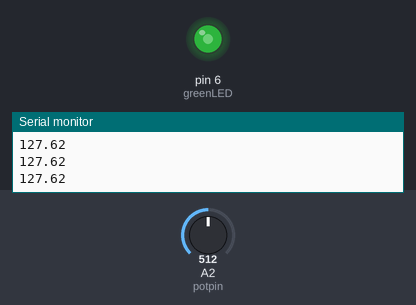
Bench run of a sketch on a simulated Arduino Uno, built with avr-gcc and run on an emulated ATmega328P. Parts: output pins drawn as LEDs (lit = HIGH), the last lines printed to the serial monitor. Inputs (shaded band) come from the test bench; at power-on: A2 (potpin) = 512.

Above: at 1.3 s.
1.4 s: A2 (potpin) set to 716
At 2.5 s:
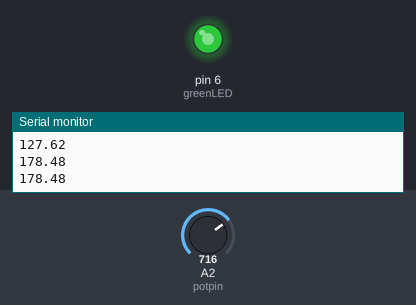
3.0 s: A2 (potpin) set to 900
At 3.7 s:
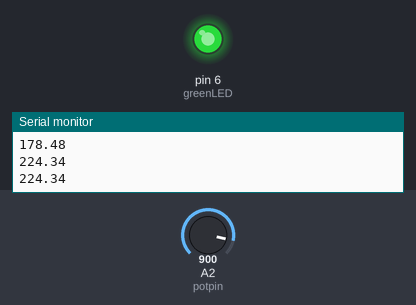
4.5 s: A2 (potpin) set to 122
At 5.0 s:
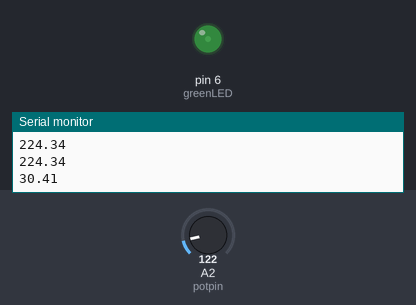
6.0 s: A2 (potpin) set to 0
At 7.2 s:
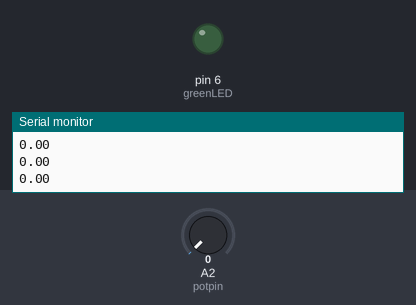
7.5 s: A2 (potpin) set to 511
At 8.5 s:
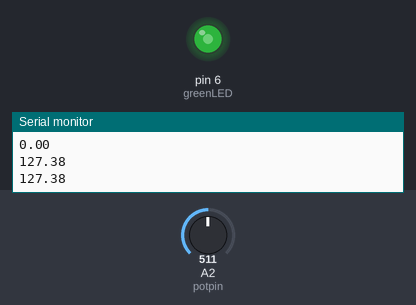
Timing chart, 0 to 10.0 s (numbered marks = the images above; inputs shaded):
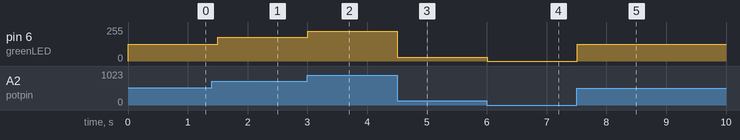

The sketch:

DimmingLight.ino
```cpp
int potpin = A2;
int greenLED = 6;
int potvalue;
float LEDvalue;
int del = 500;


void setup() {
  // put your setup code here, to run once:

pinMode(potpin,INPUT);
pinMode(greenLED,OUTPUT);
Serial.begin(9600);


}

void loop() {
  // put your main code here, to run repeatedly:

  potvalue = analogRead(potpin);
  LEDvalue = (255./1023.) * potvalue;
  analogWrite(greenLED,LEDvalue);
  Serial.println(LEDvalue);
  delay(del);

}
```

Measured:
- after the input at 1.4 s, pin 6 (greenLED): 127/255 → 178/255 after 0.10 s
- after the input at 3.0 s, pin 6 (greenLED): 178/255 → 224/255 at once
- after the input at 4.5 s, pin 6 (greenLED): 224/255 → 30/255 at once
- after the input at 6.0 s, pin 6 (greenLED): 30/255 → 0/255 at once
- after the input at 7.5 s, pin 6 (greenLED): 0/255 → 127/255 at once
